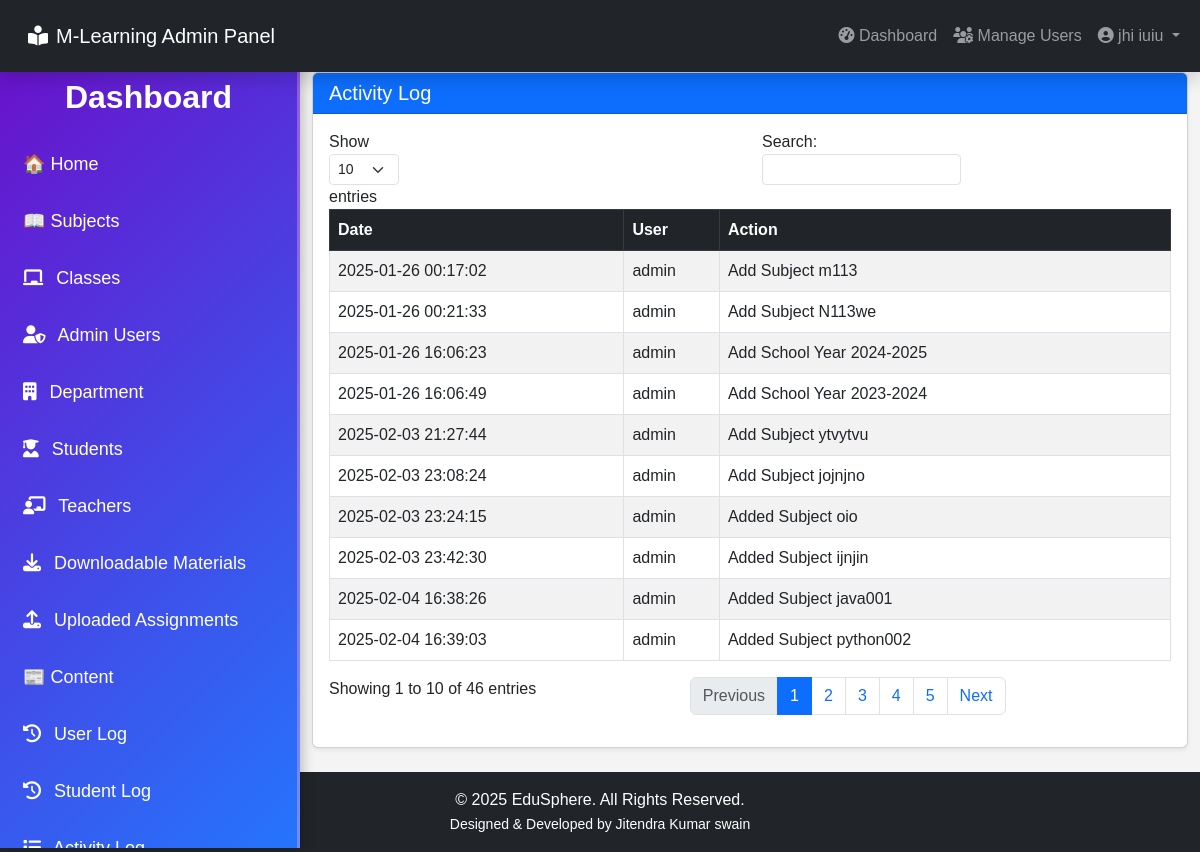
Screenshot of /admin/activity_log/activity_log.php (signed in) with the database file from the repository.
### tables this page shows
CREATE TABLE `users` (
  `user_id` int(11) NOT NULL,
  `username` varchar(100) NOT NULL,
  `password` varchar(100) NOT NULL,
  `firstname` varchar(100) NOT NULL,
  `lastname` varchar(100) NOT NULL,
  `date` varchar(30) NOT NULL DEFAULT current_timestamp()
);

CREATE TABLE `activity_log` (
  `activity_log_id` int(11) NOT NULL,
  `username` varchar(100) NOT NULL,
  `date` varchar(100) NOT NULL,
  `action` varchar(100) NOT NULL
);

### admin/session.php (called while the page is built, shortened)
<?php
$session_id = $_SESSION['id'];
?>

### admin/activity_log/activity_log.php (the view, shortened to what this page needs)
<?php include('../header.php'); ?>
<?php include('../session.php'); ?>
<body>
    <?php include('../navbar.php'); ?>
    <div class="container-fluid mt-4">
        <div class="row mt-4">
            <div class="col-lg-3 col-md-4 d-none d-lg-block p-0 mt-5">
                <?php include('../sidebar_dashboard.php'); ?>
            </div>
            <div class="col-lg-9 mt-5">
                <div class="card shadow-sm">
                    <div class="card-header bg-primary text-white">
                        <h5 class="mb-0">Activity Log</h5>
                    </div>
                    <div class="card-body">
                        <div class="table-responsive" >
                            <table id="activityLogTable" class="table table-striped table-bordered">
                                <thead class="table-dark">
                                    <tr>
                                        <th>Date</th>
                                        <th>User</th>
                                        <th>Action</th>
                                    </tr>
                                </thead>
                                <tbody>
                                    <?php
                                        $query = mysqli_query($conn, "SELECT * FROM activity_log") or die(mysqli_error());
                                        while ($row = mysqli_fetch_array($query)) {
                                    ?>
                                    <tr>
                                        <td><?php echo $row['date']; ?></td>
                                        <td><?php echo $row['username']; ?></td>
                                        <td><?php echo $row['action']; ?></td>
                                    </tr>
                                    <?php } ?>
                                </tbody>
                            </table>
                        </div>
                    </div>
                </div>
            </div>
        </div>
    </div>
    <?php include('../footer.php'); ?>
</body>
</html>

### admin/navbar.php (shortened to what this page needs)
<?php
    $query = mysqli_query($conn, "SELECT * FROM users WHERE user_id = '$session_id'") or die(mysqli_error($conn));
    $row = mysqli_fetch_array($query);
?>
<nav class="navbar navbar-expand-lg navbar-dark bg-dark fixed-top shadow">
    <div class="container-fluid">
        <a class="navbar-brand d-flex align-items-center p-lg-3 p-md-3" href="#" onclick="openNav()">
            <h5 class="mb-0"><i class="fas fa-book-reader me-2"></i>M-Learning Admin Panel</h5>
        </a>
        <div class="collapse navbar-collapse justify-content-end" id="navbarNav">
            <ul class="navbar-nav">
                <li class="nav-item">
                    <a class="nav-link" href="../dashboard/dashboard.php">
                        <i class="fas fa-tachometer-alt"></i> Dashboard
                    </a>
                </li>
                <li class="nav-item">
                    <a class="nav-link" href="../user/admin_user.php">
                        <i class="fas fa-users-cog"></i> Manage Users
                    </a>
                </li>
                <li class="nav-item dropdown">
                    <a class="nav-link dropdown-toggle" href="#" id="userDropdown" role="button" data-bs-toggle="dropdown">
                        <i class="fa fa-user-circle"></i> <?php echo $row['firstname']." ".$row['lastname']; ?>
                    </a>
                </li>
            </ul>
        </div>
    </div>
</nav>

### admin/sidebar_dashboard.php (style rules this page uses)
* { margin: 0; padding: 0; box-sizing: border-box; font-family: 'Poppins', sans-serif; }
body { height: 100vh; background: #f4f4f4; }

### rows the page displays
users: firstname "jhi", lastname "iuiu"
activity_log: date "2025-01-26 00:17:02", username "admin", action "Add Subject m113"
activity_log: date "2025-01-26 00:21:33", username "admin", action "Add Subject N113we"
activity_log: date "2025-01-26 16:06:23", username "admin", action "Add School Year 2024-2025"
activity_log: date "2025-01-26 16:06:49", username "admin", action "Add School Year 2023-2024"
activity_log: date "2025-02-03 21:27:44", username "admin", action "Add Subject ytvytvu"
activity_log: date "2025-02-03 23:08:24", username "admin", action "Add Subject jojnjno"
activity_log: date "2025-02-03 23:24:15", username "admin", action "Added Subject oio"
activity_log: date "2025-02-03 23:42:30", username "admin", action "Added Subject ijnjin"
activity_log: date "2025-02-04 16:38:26", username "admin", action "Added Subject java001"
activity_log: date "2025-02-04 16:39:03", username "admin", action "Added Subject python002"
